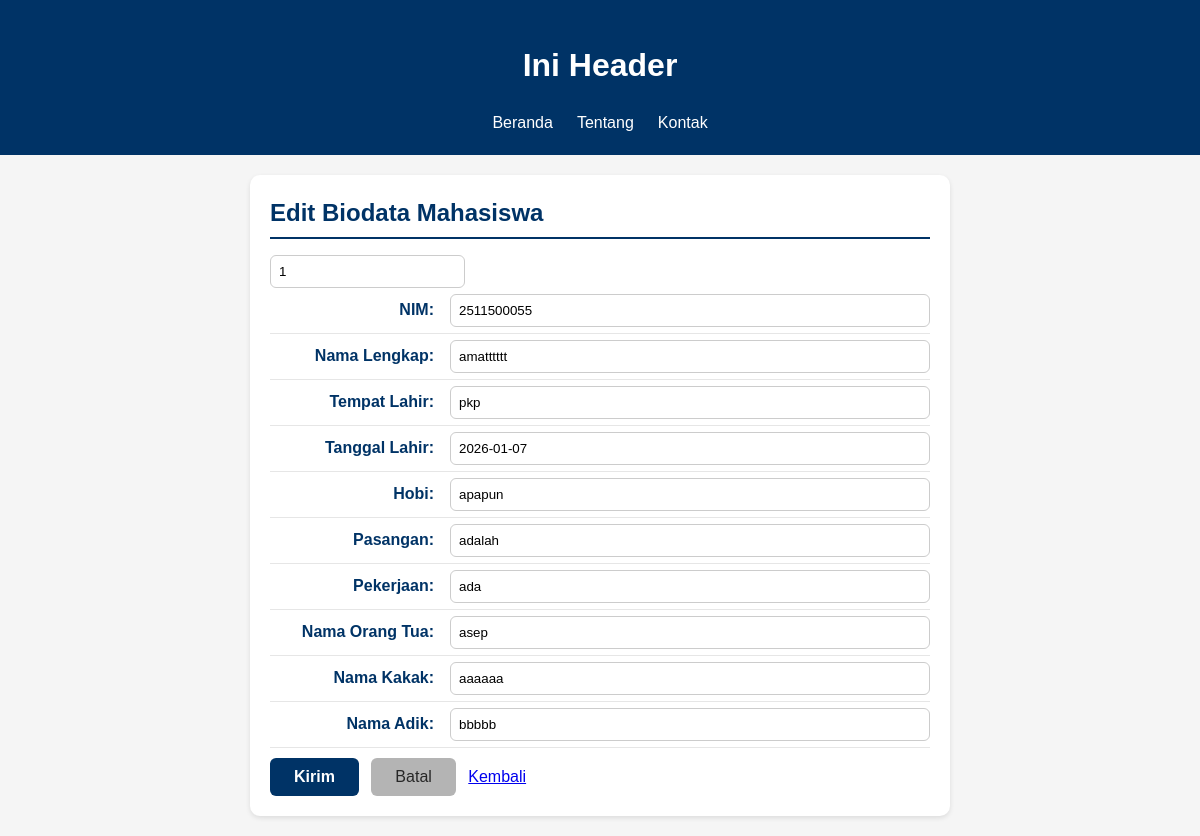
The app's page /edit_aditya.php?cid=1 with its own data.
### tables this page shows
CREATE TABLE `tbl_aditya` (
  `cid` int(11) NOT NULL,
  `nim` varchar(20) NOT NULL,
  `nama_lengkap` varchar(100) NOT NULL,
  `tempat_lahir` varchar(50) DEFAULT NULL,
  `tanggal_lahir` date DEFAULT NULL,
  `hobi` varchar(100) DEFAULT NULL,
  `pasangan` varchar(100) DEFAULT NULL,
  `pekerjaan` varchar(100) DEFAULT NULL,
  `nama_orang_tua` varchar(100) DEFAULT NULL,
  `nama_kakak` varchar(100) DEFAULT NULL,
  `nama_adik` varchar(100) DEFAULT NULL,
  `dcreated_at` datetime NOT NULL DEFAULT CURRENT_TIMESTAMP
);

### edit_aditya.php (the view, shortened to what this page needs)
<?php
  require 'koneksi.php';
  $cid = filter_input(INPUT_GET, 'cid', FILTER_VALIDATE_INT, [
    'options' => ['min_range' => 1]
  ]);
  $stmt = mysqli_prepare($conn, "SELECT cid, nim, nama_lengkap, tempat_lahir, tanggal_lahir, hobi, pasangan, pekerjaan, nama_orang_tua, nama_kakak, nama_adik
                                    FROM tbl_aditya WHERE cid = ? LIMIT 1");
  mysqli_stmt_bind_param($stmt, "i", $cid);
  mysqli_stmt_execute($stmt);
  $res = mysqli_stmt_get_result($stmt);
  $row = mysqli_fetch_assoc($res);
    $nim            = $row['nim'] ?? '';
    $nama_lengkap   = $row['nama_lengkap'] ?? '';
    $tempat_lahir   = $row['tempat_lahir'] ?? '';
    $tanggal_lahir  = $row['tanggal_lahir'] ?? '';
    $hobi           = $row['hobi'] ?? '';
    $pasangan       = $row['pasangan'] ?? '';
    $pekerjaan      = $row['pekerjaan'] ?? '';
    $nama_orang_tua = $row['nama_orang_tua'] ?? '';
    $nama_kakak     = $row['nama_kakak'] ?? '';
    $nama_adik      = $row['nama_adik'] ?? '';
?>
<!DOCTYPE html>
<html lang="id">
  <head>
    <link rel="stylesheet" href="style.css">
  </head>
  <body>
    <header>
      <h1>Ini Header</h1>
      <nav>
        <ul>
          <li><a href="#home">Beranda</a></li>
          <li><a href="#about">Tentang</a></li>
          <li><a href="#contact">Kontak</a></li>
        </ul>
      </nav>
    </header>
    <main>
      <section id="biodata">
        <h2>Edit Biodata Mahasiswa</h2>
        <form action="aditya_update.php" method="POST">
          <input type="text" name="cid" value="<?= (int)$cid; ?>">
          <label for="txtNim"><span>NIM:</span>
            <input type="text" name="nim" value="<?= $nim ?>"
              placeholder="Masukkan NIM" required autocomplete="NIM"
              value="<?= !empty($nim) ? $nim : '' ?>">
          </label>
          <label for="txtNamaLengkap"><span>Nama Lengkap:</span>
            <input type="text" name="nama_lengkap" value="<?= $nama_lengkap ?>"
              placeholder="Masukkan Nama Lengkap" required autocomplete="Nama Lengkap"
              value="<?= !empty($nama_lengkap) ? $nama_lengkap : '' ?>">
          </label>
          <label for="txtTempatLahir"><span>Tempat Lahir:</span>
            <input type="text" name="tempat_lahir" value="<?= $tempat_lahir ?>"
             placeholder="Masukkan Tempat Lahir" required autocomplete="Tempat Lahir"
              value="<?= !empty($tempat_lahir) ? $tempat_lahir : '' ?>">
          </label>
         <label for="txtTanggalLahir"><span>Tanggal Lahir:</span>
            <input type="text" name="tanggal_lahir" value="<?= $tanggal_lahir ?>"
              placeholder="Masukkan Tanggal Lahir" required autocomplete="Tanggal Lahir"
              value="<?= !empty($tanggal_lahir) ? $tanggal_lahir : '' ?>">
          </label>
          <label for="txtHobi"><span>Hobi:</span>
            <input type="text" name="hobi" value="<?= $hobi ?>"
              placeholder="Masukkan Hobi" required autocomplete="Hobi"
              value="<?= !empty($hobi) ? $hobi : '' ?>">
          </label>
          <label for="txtPasangan"><span>Pasangan:</span>
            <input type="text" name="pasangan" value="<?= $pasangan ?>"
               placeholder="Masukkan Pasangan" required autocomplete="Pasangan"
              value="<?= !empty($pasangan) ? $pasangan : '' ?>">
          </label>
          <label for="txtPekerjaan"><span>Pekerjaan:</span>
            <input type="text" name="pekerjaan" value="<?= $pekerjaan ?>"
              placeholder="Masukkan Pekerjaan" required autocomplete="Pekerjaan"
              value="<?= !empty($pekerjaan) ? $pekerjaan : '' ?>">
          </label>
          <label for="txtNamaOrangTua"><span>Nama Orang Tua:</span>
            <input type="text" name="nama_orang_tua" value="<?= $nama_orang_tua ?>"
              placeholder="Masukkan Nama Orang Tua" required autocomplete="Nama Orang Tua"
              value="<?= !empty($nama_orang_tua) ? $nama_orang_tua : '' ?>">
          </label>
          <label for="txtNamaKakak"><span>Nama Kakak:</span>
            <input type="text" name="nama_kakak" value="<?= $nama_kakak ?>"
              placeholder="Masukkan Nama Kakak" required autocomplete="Nama Kakak"
              value="<?= !empty($nama_kakak) ? $nama_kakak : '' ?>">
          </label>
          <label for="txtAdik"><span>Nama Adik:</span>
            <input type="text" name="nama_adik" value="<?= $nama_adik ?>"
              placeholder="Masukkan Nama Adik" required autocomplete="Nama Adik"
              value="<?= !empty($nama_adik) ? $nama_adik : '' ?>">
          </label>
          <button type="submit">Kirim</button>
          <button type="reset">Batal</button>
          <a href="aditya_read.php" class="reset">Kembali</a>
        </form>
      </section>
    </main>
  </body>
</html>

### style.css (style rules this page uses)
* { box-sizing: border-box; }
body { margin: 0; font-family: Arial, sans-serif; background: #f5f5f5; color: #333; line-height: 1.5; }
header { background: #003366; color: #fff; padding: 20px; text-align: center; }
header ul { display: flex; justify-content: center; list-style: none; padding: 0; margin: 10px 0 0; }
header li a { color: #fff; text-decoration: none; padding: 6px 12px; }
#home, #about, #contact, #biodata { background-color: #ffffff; border-radius: 10px; padding: 20px; max-width: 700px; margin: 20px auto; box-shadow: 0 2px 5px rgba(0, 0, 0, 0.1); }
#home h2, #about h2, #contact h2, #biodata h2 { color: #003366; border-bottom: 2px solid #003366; padding-bottom: 6px; margin-top: 0; margin-bottom: 16px; }
#about p, #contact p, #contact label, #biodata label { display: flex; justify-content: flex-start; align-items: baseline; margin: 0; padding: 6px 0; border-bottom: 1px solid #e6e6e6; }
#about strong, #contact strong, #contact label>span, #biodata label>span { min-width: 180px; color: #003366; font-weight: 600; text-align: right; padding-right: 16px; flex-shrink: 0; }
#contact input, #contact textarea, #biodata input { flex: 1; border: 1px solid #ccc; border-radius: 6px; padding: 8px; color: #000; font-weight: normal; margin: 0; box-sizing: border-box; }
#contact button, #biodata button { margin-top: 10px; display: inline-block; padding: 10px 24px; font-size: 16px; border-radius: 6px; cursor: pointer; border: none; transition: all 0.3s ease; margin-right: 8px; }
#contact button[type="submit"], #biodata button[type="submit"] { background-color: #003366; color: #fff; font-weight: 600; }
#contact button[type="reset"], #biodata button[type="reset"] { background-color: #b4b4b4; color: #272727; font-weight: 500; }

### records on screen
tbl_aditya: nim "2511500055", nama_lengkap "amatttttt", tempat_lahir "pkp", tanggal_lahir "2026-01-07", hobi "apapun", pasangan "adalah", pekerjaan "ada", nama_orang_tua "asep", nama_kakak "aaaaaa", nama_adik "bbbbb"
